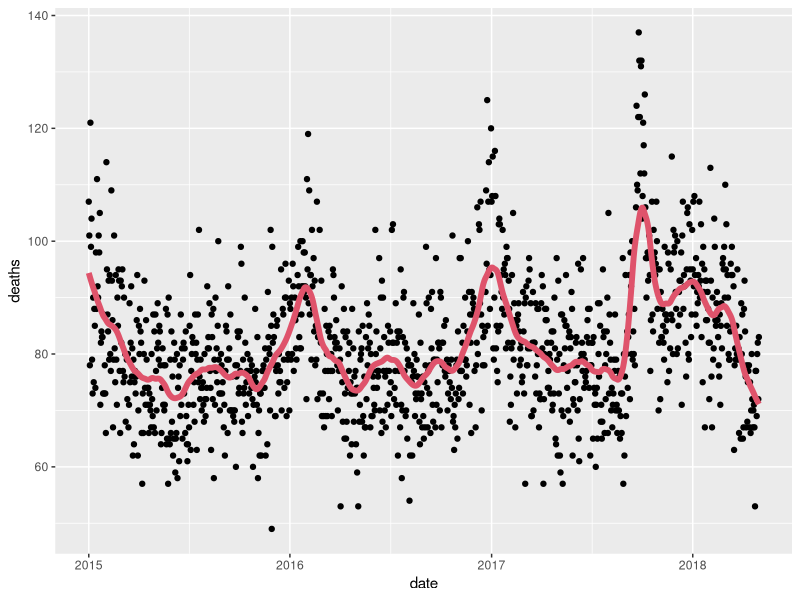
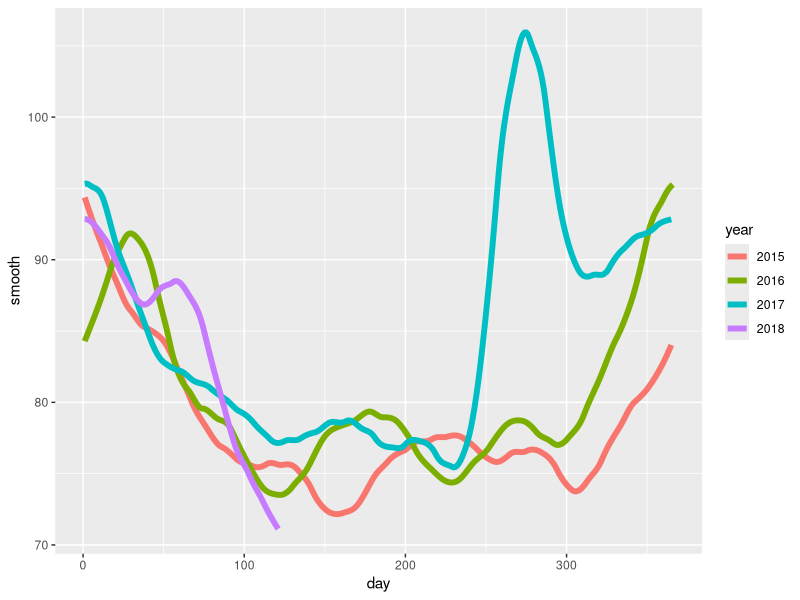
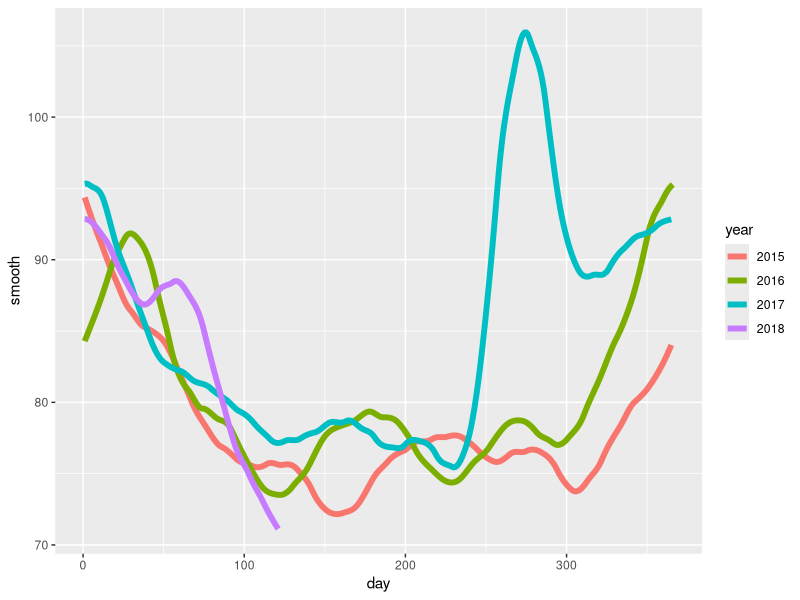

R code for these plots, in order:
library(tidyverse)
library(purrr)

install.packages("pdftools")
library(pdftools)

library(lubridate)

#sessionInfo()

fn <- system.file("extdata", "RD-Mortality-Report_2015-18-180531.pdf", package="dslabs")

dat <- map_df(str_split(pdf_text(fn), "\n"), function(s){
  s <- str_trim(s)
  header_index <- str_which(s, "2015")[1]
  tmp <- str_split(s[header_index], "\\s+", simplify = TRUE)
  month <- tmp[1]
  header <- tmp[-1]
  tail_index  <- str_which(s, "Total")
  n <- str_count(s, "\\d+")
  out <- c(1:header_index, which(n==1), which(n>=28), tail_index:length(s))
  s[-out] %>%
    str_remove_all("[^\\d\\s]") %>%
    str_trim() %>%
    str_split_fixed("\\s+", n = 6) %>%
    .[,1:5] %>%
    as_data_frame() %>% 
    setNames(c("day", header)) %>%
    mutate(month = month,
           day = as.numeric(day)) %>%
    gather(year, deaths, -c(day, month)) %>%
    mutate(deaths = as.numeric(deaths))
}) %>%
  mutate(month = recode(month, "JAN" = 1, "FEB" = 2, "MAR" = 3, "APR" = 4, "MAY" = 5, "JUN" = 6, 
                        "JUL" = 7, "AGO" = 8, "SEP" = 9, "OCT" = 10, "NOV" = 11, "DEC" = 12)) %>%
  mutate(date = make_date(year, month, day)) %>%
  filter(date <= "2018-05-01")


############################################################
# Start of Answer, for Q-1
# Obtain a smooth estimate of the expected number of deaths as a function of date
############################################################

view (dat)

all_days <- diff(range(dat$date))

span <- 60/as.numeric(all_days)
#span # 0.04934211

fit <- dat %>%
  mutate(x = as.numeric(date)) %>%
  loess(deaths ~ x, data = ., span = span, degree =  1)

dat %>% 
  mutate(smooth = predict(fit, as.numeric(date))) %>% 
  ggplot() + 
  geom_point(aes(date, deaths)) +
  geom_line(aes(date, smooth), lwd = 2, col = 2)


############################################################
# Start of Answer, for Q-2
# Plot smooth estimates against day of the year, all on the same plot, 
# but with different colors for each year.
############################################################

dat %>% 
  mutate(smooth = predict(fit, as.numeric(date)), day = yday(date), year = as.character(year(date))) %>%
  ggplot(aes(day, smooth, col = year)) +
  geom_line(lwd = 2)

# following code also produces same result as above.

dat %>%
  mutate(smooth = predict(fit, as.numeric(date)), day = yday(date)) %>% 
  ggplot(aes(day, smooth, col = year)) +
  geom_line(lwd = 2)


############################################################
